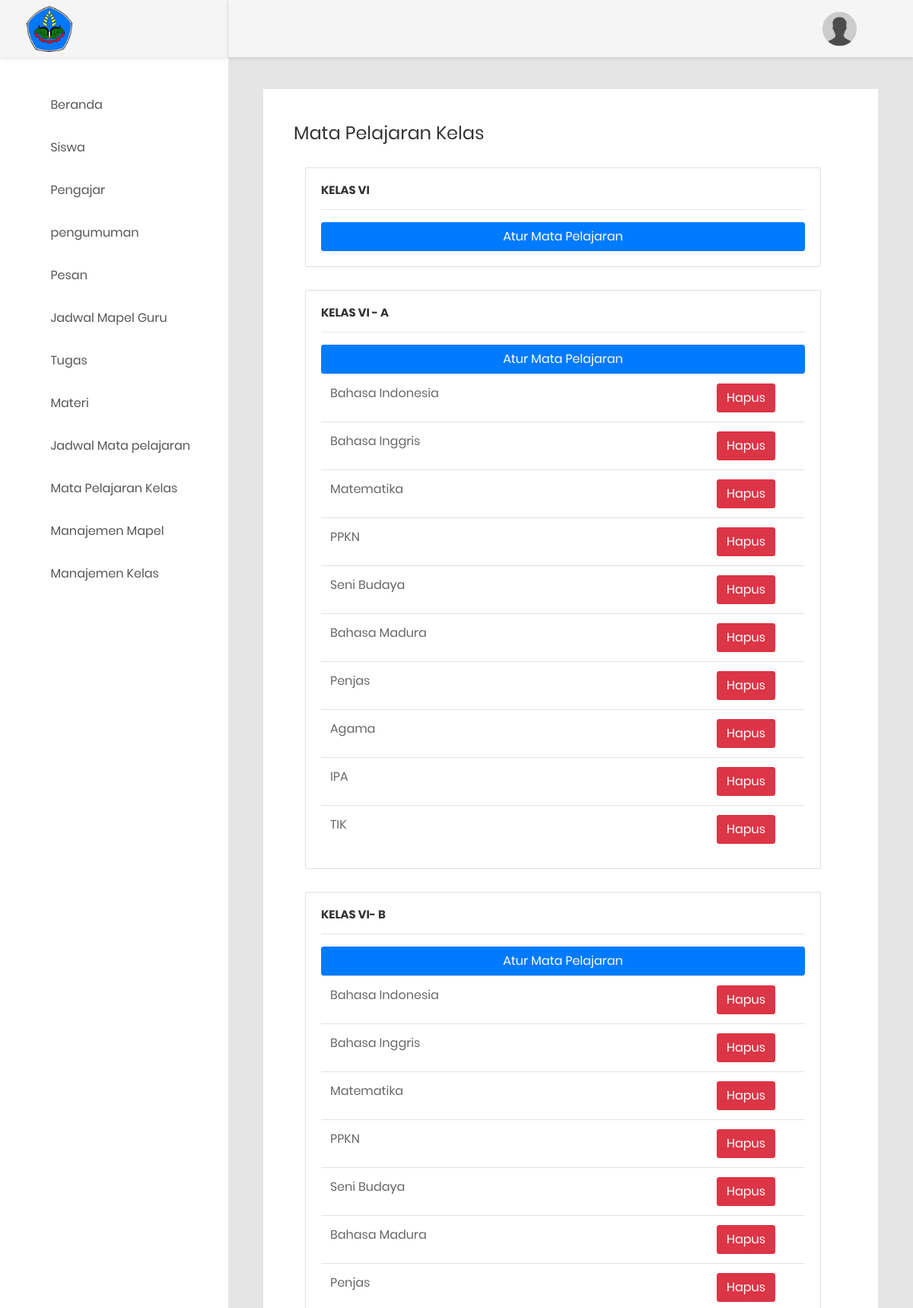
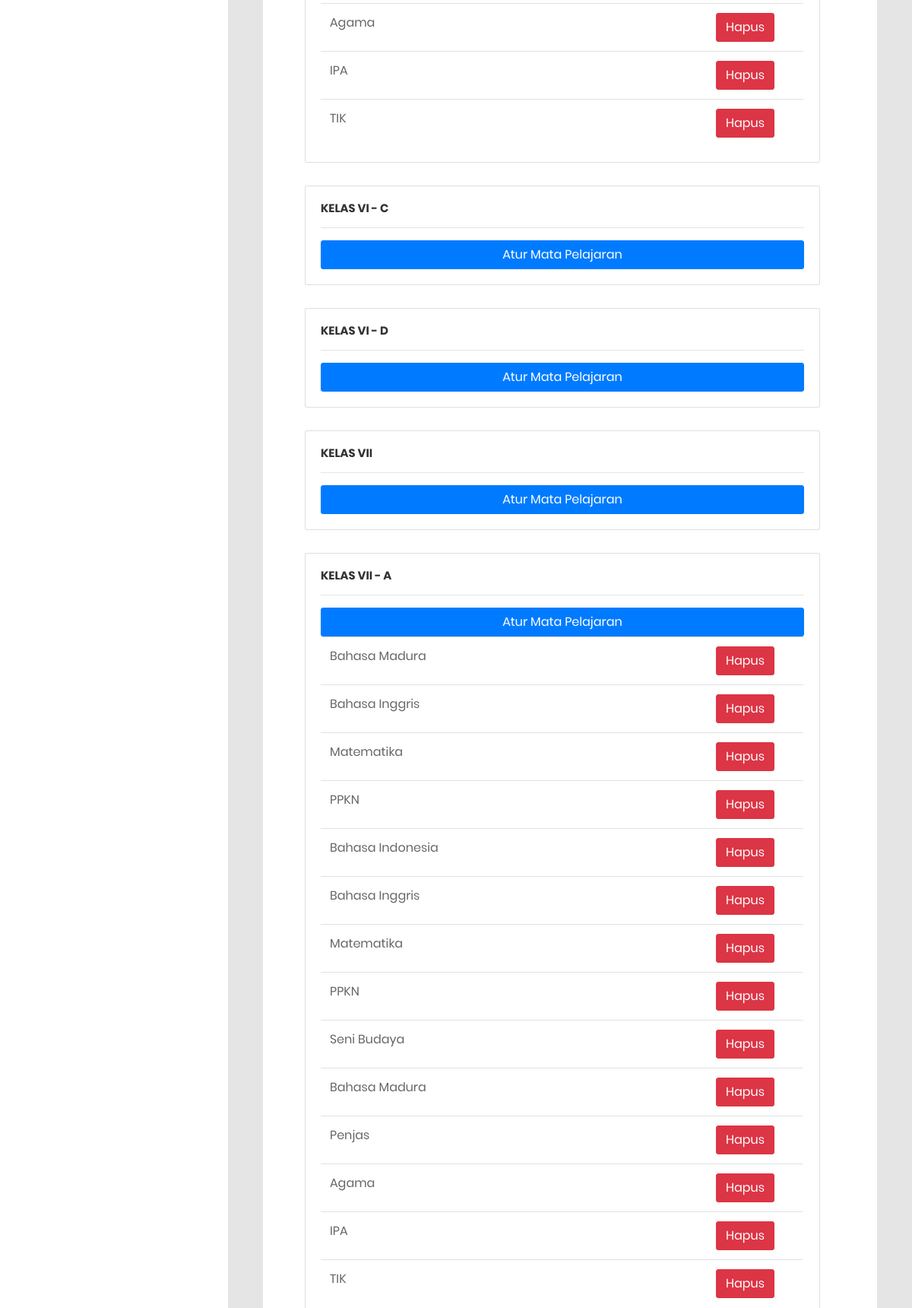
Page /e-learning/admin/mapelKelas (upper part) on the committed database (2 pictures, top to bottom).
### tables this page shows
CREATE TABLE `el_kelas` (
  `id` int(11) NOT NULL,
  `nama` varchar(45) NOT NULL,
  `parent_id` int(11) DEFAULT NULL,
  `urutan` int(11) NOT NULL,
  `aktif` tinyint(1) NOT NULL DEFAULT 1 COMMENT '1=aktif 0=tidak'
);

CREATE TABLE `el_mapel_kelas` (
  `id` int(11) NOT NULL,
  `kelas_id` int(11) NOT NULL,
  `mapel_id` int(11) NOT NULL,
  `aktif` tinyint(1) NOT NULL DEFAULT 1
);

CREATE TABLE `el_mapel` (
  `id` int(11) NOT NULL,
  `nama` varchar(255) NOT NULL,
  `info` text DEFAULT NULL,
  `aktif` tinyint(1) NOT NULL DEFAULT 1 COMMENT '1 = ya, 0 = tidak'
);

### e-learning/application/controllers/Admin.php (called while the page is built, shortened)
<?php
class admin extends CI_Controller {
	function __construct(){
		$this->load->model('Admin_model');
	}
    public function mapelKelas()
    {
        $data['data']=$this->Admin_model->getKelas()->result();
        $data['mapel']=$this->Admin_model->getMapelKelas()->result();
        $this->load->view('part/header');
        $this->load->view('part/sidebaradmin',$data);
        $this->load->view('admin/mapelKelas',$data);
        $this->load->view('part/footer');
    }
}
?>

### e-learning/index.php (called while the page is built, shortened)
<?php
require_once BASEPATH.'core/CodeIgniter.php';

### e-learning/application/models/Admin_model.php (called while the page is built, shortened)
<?php
    class admin_model extends CI_Model{
        public function getKelas()
        {
            return  $this->db->query("SELECT * FROM  el_kelas ORDER BY urutan");
        }
        public function getMapelKelas()
        {
            return  $this->db->query("SELECT
            emk.id AS id,
            emk.kelas_id,
            em.nama,
            emk.mapel_id,
            emk.aktif AS kelas_aktif
            FROM
            el_mapel_kelas AS emk
            JOIN el_mapel AS em ON em.id = emk.mapel_id
            WHERE
            emk.aktif = 1");
        }
    }
?>

### e-learning/application/views/admin/mapelKelas.php (the view, shortened to what this page needs)
<div class="main-content">
    <div class="section__content section__content--p30">
        <div class="container-fluid">
            <div class="map-data m-b-40">
                <h3 class="title-3 m-b-30">Mata Pelajaran Kelas</h3>
                <div class="mx-auto d-block">
                    <div class="container-fluid">
                        <?php foreach ($data as $key) { ?>
                      <div class="card card-body">
                        <h5><?=$key->nama?></h5>
                        <hr>
                            <a href="<?=base_url()?>admin/aturMapelKelas/<?=$key->id?>" class="btn btn-primary pull-right">Atur Mata Pelajaran</a>
                            <div class="table-responsive">
                                <table class="table">
                                    <tbody>
                                    <?php foreach ($mapel as $k) {
                                        if ($key->id == $k->kelas_id) {
                                     ?>
                                    <tr>
                                        <td width="80%"><?=$k->nama?></td>
                                        <td><a href="<?=base_url()?>admin/hapusMapelKelas/<?=$k->id?>" class="btn btn-danger">Hapus</a></td>
                                    </tr>
                                    <?php } }?>
                                    </tbody>
                                </table>
                            </div>
                      </div>
                      <?php } ?>
                    </div>
                </div>
                <br>
            </div>
        </div>
    </div>
</div>

### rows in the picture
el_kelas: nama "KELAS VI"
el_kelas: nama "KELAS VI - A"
el_mapel_kelas: el_mapel.nama "Bahasa Indonesia"
el_mapel_kelas: el_mapel.nama "Bahasa Inggris"
el_mapel_kelas: el_mapel.nama "Matematika"
el_mapel_kelas: el_mapel.nama "PPKN"
el_mapel_kelas: el_mapel.nama "Seni Budaya"
el_mapel_kelas: el_mapel.nama "Bahasa Madura"
el_mapel_kelas: el_mapel.nama "Penjas"
el_mapel_kelas: el_mapel.nama "Agama"
el_mapel_kelas: el_mapel.nama "IPA"
el_mapel_kelas: el_mapel.nama "TIK"
el_kelas: nama "KELAS VI- B"
el_mapel_kelas: el_mapel.nama "Bahasa Indonesia"
el_mapel_kelas: el_mapel.nama "Bahasa Inggris"
el_mapel_kelas: el_mapel.nama "Matematika"
el_mapel_kelas: el_mapel.nama "PPKN"
el_mapel_kelas: el_mapel.nama "Seni Budaya"
el_mapel_kelas: el_mapel.nama "Bahasa Madura"
el_mapel_kelas: el_mapel.nama "Penjas"
el_mapel_kelas: el_mapel.nama "Agama"
el_mapel_kelas: el_mapel.nama "IPA"
el_mapel_kelas: el_mapel.nama "TIK"
el_kelas: nama "KELAS VI - C"
el_kelas: nama "KELAS VI - D"
el_kelas: nama "KELAS VII"
el_kelas: nama "KELAS VII - A"
el_mapel_kelas: el_mapel.nama "Bahasa Madura"
el_mapel_kelas: el_mapel.nama "Bahasa Inggris"
el_mapel_kelas: el_mapel.nama "Matematika"
el_mapel_kelas: el_mapel.nama "PPKN"
el_mapel_kelas: el_mapel.nama "Bahasa Indonesia"
el_mapel_kelas: el_mapel.nama "Bahasa Inggris"
el_mapel_kelas: el_mapel.nama "Matematika"
el_mapel_kelas: el_mapel.nama "PPKN"
el_mapel_kelas: el_mapel.nama "Seni Budaya"
el_mapel_kelas: el_mapel.nama "Bahasa Madura"
el_mapel_kelas: el_mapel.nama "Penjas"
el_mapel_kelas: el_mapel.nama "Agama"
el_mapel_kelas: el_mapel.nama "IPA"
el_mapel_kelas: el_mapel.nama "TIK"
